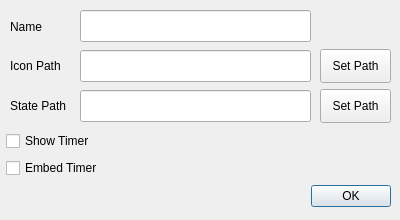
<?xml version="1.0" encoding="UTF-8"?>
<ui version="4.0">
 <class>Dialog</class>
 <widget class="QDialog" name="Dialog">
  <property name="geometry">
   <rect>
    <x>0</x>
    <y>0</y>
    <width>400</width>
    <height>220</height>
   </rect>
  </property>
  <property name="windowTitle">
   <string>Dialog</string>
  </property>
  <widget class="QDialogButtonBox" name="buttonBox">
   <property name="geometry">
    <rect>
     <x>10</x>
     <y>180</y>
     <width>381</width>
     <height>32</height>
    </rect>
   </property>
   <property name="orientation">
    <enum>Qt::Orientation::Horizontal</enum>
   </property>
   <property name="standardButtons">
    <set>QDialogButtonBox::StandardButton::Ok</set>
   </property>
  </widget>
  <widget class="QLineEdit" name="lineEdit">
   <property name="geometry">
    <rect>
     <x>80</x>
     <y>10</y>
     <width>231</width>
     <height>32</height>
    </rect>
   </property>
  </widget>
  <widget class="QLineEdit" name="lineEdit_2">
   <property name="geometry">
    <rect>
     <x>80</x>
     <y>50</y>
     <width>231</width>
     <height>32</height>
    </rect>
   </property>
   <property name="readOnly">
    <bool>true</bool>
   </property>
  </widget>
  <widget class="QLabel" name="label">
   <property name="geometry">
    <rect>
     <x>10</x>
     <y>18</y>
     <width>61</width>
     <height>18</height>
    </rect>
   </property>
   <property name="text">
    <string>Name</string>
   </property>
  </widget>
  <widget class="QLabel" name="label_2">
   <property name="geometry">
    <rect>
     <x>10</x>
     <y>57</y>
     <width>61</width>
     <height>18</height>
    </rect>
   </property>
   <property name="text">
    <string>Icon Path</string>
   </property>
  </widget>
  <widget class="QPushButton" name="pushButton">
   <property name="geometry">
    <rect>
     <x>320</x>
     <y>49</y>
     <width>71</width>
     <height>34</height>
    </rect>
   </property>
   <property name="text">
    <string>Set Path</string>
   </property>
  </widget>
  <widget class="QCheckBox" name="checkBox">
   <property name="geometry">
    <rect>
     <x>6</x>
     <y>130</y>
     <width>111</width>
     <height>22</height>
    </rect>
   </property>
   <property name="text">
    <string>Show Timer</string>
   </property>
  </widget>
  <widget class="QCheckBox" name="checkBox_2">
   <property name="geometry">
    <rect>
     <x>6</x>
     <y>157</y>
     <width>111</width>
     <height>22</height>
    </rect>
   </property>
   <property name="text">
    <string>Embed Timer</string>
   </property>
  </widget>
  <widget class="QPushButton" name="pushButton_2">
   <property name="geometry">
    <rect>
     <x>320</x>
     <y>89</y>
     <width>71</width>
     <height>34</height>
    </rect>
   </property>
   <property name="text">
    <string>Set Path</string>
   </property>
  </widget>
  <widget class="QLabel" name="label_3">
   <property name="geometry">
    <rect>
     <x>10</x>
     <y>97</y>
     <width>71</width>
     <height>18</height>
    </rect>
   </property>
   <property name="text">
    <string>State Path</string>
   </property>
  </widget>
  <widget class="QLineEdit" name="lineEdit_3">
   <property name="geometry">
    <rect>
     <x>80</x>
     <y>90</y>
     <width>231</width>
     <height>32</height>
    </rect>
   </property>
   <property name="readOnly">
    <bool>true</bool>
   </property>
  </widget>
 </widget>
 <resources/>
 <connections>
  <connection>
   <sender>buttonBox</sender>
   <signal>accepted()</signal>
   <receiver>Dialog</receiver>
   <slot>accept()</slot>
   <hints>
    <hint type="sourcelabel">
     <x>248</x>
     <y>254</y>
    </hint>
    <hint type="destinationlabel">
     <x>157</x>
     <y>274</y>
    </hint>
   </hints>
  </connection>
  <connection>
   <sender>buttonBox</sender>
   <signal>rejected()</signal>
   <receiver>Dialog</receiver>
   <slot>reject()</slot>
   <hints>
    <hint type="sourcelabel">
     <x>316</x>
     <y>260</y>
    </hint>
    <hint type="destinationlabel">
     <x>286</x>
     <y>274</y>
    </hint>
   </hints>
  </connection>
 </connections>
</ui>
